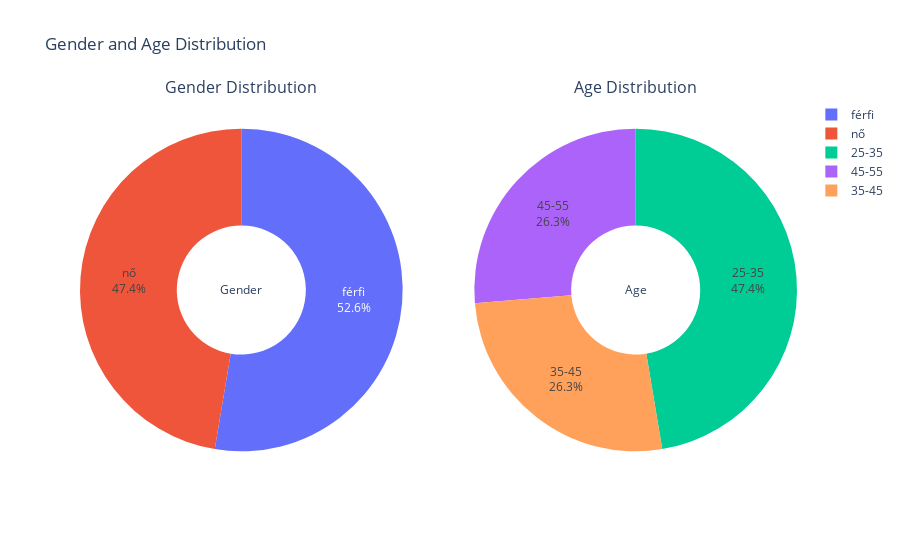

Notebook cell for this chart:
### Code cell
# Show me the ratio of "Nem" (gender) in this survey.
gender = df_hu['Nem'].value_counts(normalize=True) * 100

# Show me the ratios of "Életkor" (age) in this survey.
age = df_hu['Életkor'].value_counts(normalize=True) * 100

# Prepare data for gender pie chart
gender_pie = go.Pie(
    labels=gender.index,
    values=gender.values,
    name='Gender',
    hole=0.4,
    title='Gender'
)

# Prepare data for age pie chart
age_pie = go.Pie(
    labels=age.index,
    values=age.values,
    name='Age',
    hole=0.4,
    title='Age'
)

# Create subplot with 1 row and 2 columns
fig = make_subplots(rows=1, cols=2, specs=[[{'type':'domain'}, {'type':'domain'}]],
                    subplot_titles=['Gender Distribution', 'Age Distribution'])

fig.add_trace(gender_pie, 1, 1)
fig.add_trace(age_pie, 1, 2)

fig.update_traces(textinfo='percent+label')
fig.update_layout(title_text='Gender and Age Distribution')
fig.show()

### Figure 1 — Plotly figure (JSON) as saved in the notebook; plotly's stock layout.template omitted (floating-point values rounded to 4 significant figures)
{"data": [{"domain": {"x": [0, 0.45], "y": [0, 1]}, "hole": 0.4, "labels": ["férfi", "nő"], "name": "Gender", "textinfo": "percent+label", "title": {"text": "Gender"}, "type": "pie", "values": [52.63, 47.37]}, {"domain": {"x": [0.55, 1], "y": [0, 1]}, "hole": 0.4, "labels": ["25-35", "45-55", "35-45"], "name": "Age", "textinfo": "percent+label", "title": {"text": "Age"}, "type": "pie", "values": [47.37, 26.32, 26.32]}], "layout": {"annotations": [{"font": {"size": 16}, "showarrow": false, "text": "Gender Distribution", "x": 0.225, "xanchor": "center", "xref": "paper", "y": 1, "yanchor": "bottom", "yref": "paper"}, {"font": {"size": 16}, "showarrow": false, "text": "Age Distribution", "x": 0.775, "xanchor": "center", "xref": "paper", "y": 1, "yanchor": "bottom", "yref": "paper"}], "title": {"text": "Gender and Age Distribution"}}}
